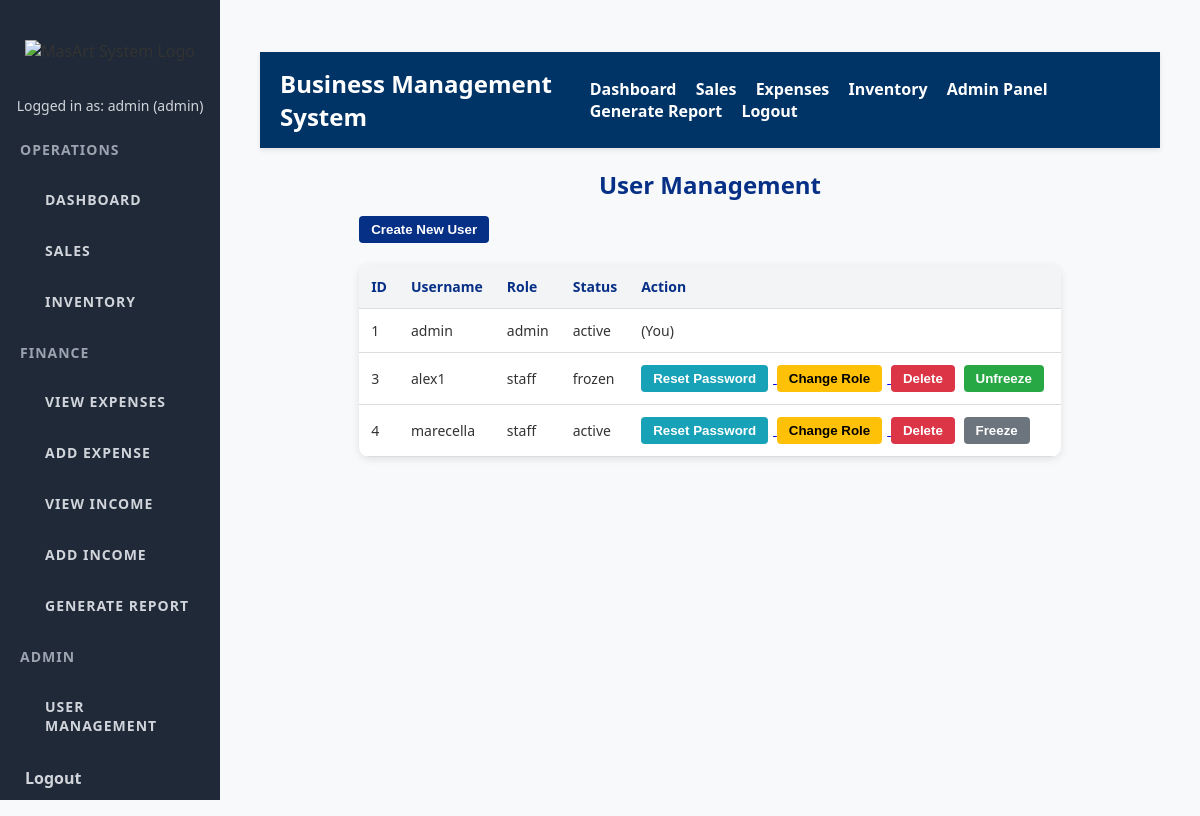
The app's page /user_management (signed in) with its own data.
### tables this page shows
CREATE TABLE users (
                id INTEGER PRIMARY KEY AUTOINCREMENT,
                username TEXT UNIQUE NOT NULL,
                password TEXT NOT NULL,
                role TEXT NOT NULL DEFAULT 'staff'
            , status TEXT DEFAULT 'active');

### app.py (the view)
@app.route('/user_management')
@admin_required
def user_management():
    conn = get_db_connection()
    cursor = conn.cursor()
    cursor.execute("SELECT id, username, role, status FROM users")  # include status
    users = cursor.fetchall()
    conn.close()
    return render_template('user_management.html', users=users)

### app.py (called while the page is built)
def admin_required(f):
    @wraps(f)
    def decorated_function(*args, **kwargs):
        if 'role' not in session or session['role'] != 'admin':
            flash("You do not have permission to access this page.", "error")
            return redirect(url_for('dashboard'))
        return f(*args, **kwargs)
    return decorated_function

def get_db_connection():
    conn = sqlite3.connect(DATABASE, timeout=10)  # Added timeout to avoid database lock errors
    conn.row_factory = sqlite3.Row  # This allows us to access columns by name
    return conn

### templates/user_management.html (shortened to what this page needs)
{% extends "base.html" %}
{% block content %}
<h2>User Management</h2>
<a href="{{ url_for('create_user') }}">
    <button>Create New User</button>
</a>
<br><br>
<table>
    <tr>
        <th>ID</th>
        <th>Username</th>
        <th>Role</th>
        <th>Status</th>
        <th>Action</th>
    </tr>
    {% for user in users %}
    <tr>
        <td>{{ user['id'] }}</td>
        <td>{{ user['username'] }}</td>
        <td>{{ user['role'] }}</td>
        <td>{{ user['status'] }}</td>
        <td>
            {% if user['username'] != session['user'] %}
                <a href="{{ url_for('reset_password', user_id=user['id']) }}">
                    <button type="button" class="reset-password">Reset Password</button>
                </a>
                <a href="{{ url_for('change_role', user_id=user['id']) }}">
                    <button type="button" class="change-role">Change Role</button>
                </a>
                <form method="POST" action="{{ url_for('delete_user', user_id=user['id']) }}" style="display:inline;" onsubmit='return confirm("Are you sure you want to delete user {{ user.username|e }}?");'>
                    <button type="submit" class="delete-user">Delete</button>
                </form>
                <form method="POST" action="{{ url_for('toggle_freeze', user_id=user['id']) }}" style="display:inline;">
                    {% if user['status'] == 'active' %}
                        <button type="submit" class="freeze">Freeze</button>
                    {% else %}
                        <button type="submit" class="unfreeze">Unfreeze</button>
                    {% endif %}
                </form>
            {% else %}
                <span>(You)</span>
            {% endif %}
        </td>
    </tr>
    {% endfor %}
</table>
{% endblock %}

### static/style.css (style rules this page uses)
body { margin: 0; font-family: 'Segoe UI', Tahoma, Geneva, Verdana, sans-serif; background: #f8f9fa; color: #333; }
table { width: 100%; border-collapse: collapse; background: white; border-radius: 10px; overflow: hidden; box-shadow: 0 2px 8px rgba(0,0,0,0.1); }
th, td { padding: 14px 16px; border-bottom: 1px solid #e5e7eb; font-size: 14px; }
th { background-color: #f3f4f6; font-weight: 600; color: #062f86; text-align: left; }
button, .add-sale-btn, .btn-pdf { background-color: #062f86; color: white; padding: 10px 18px; border: none; border-radius: 6px; font-weight: 600; cursor: pointer; transition: background-color 0.25s ease; display: inline-block; text-align: center; text-decoration: none; }
h2 { color: #062f86; margin-bottom: 15px; text-align: center; }

### templates/user_management.html (style rules this page uses)
table { border-collapse: collapse; width: 100%; }
th, td { padding: 12px; text-align: left; border-bottom: 1px solid #ddd; }
button { padding: 6px 12px; margin-right: 5px; border: none; color: white; cursor: pointer; border-radius: 4px; transition: 0.2s; }
button.reset-password { background-color: #17a2b8; }
button.change-role { background-color: #ffc107; color: black; }
button.delete-user { background-color: #dc3545; }
button.freeze { background-color: #6c757d; }
button.unfreeze { background-color: #28a745; }
a button { display: inline-block; }

### records on screen
users: id "1", username "admin", role "admin", status "active", shows "(You)"
users: id "3", username "alex1", role "staff", status "frozen", shows "Unfreeze"
users: id "4", username "marecella", role "staff", status "active", shows "Freeze"

### other values on screen
{{ session['user'] }} "admin"
{{ session['role'] }} "admin"
